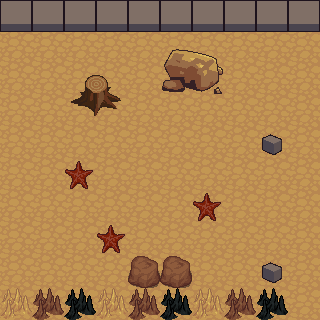

Tiled map render using the project's own tile images. Description and the whole map definition, tile-layer contents included, below:
An orthogonal 10x10 tile map with 32x32 px tiles, 5 tile layers (Tile Layer 1, objects, solid, Tile Layer 4, ...) and 14 objects.

<map version="1.0" tiledversion="1.1.4" orientation="orthogonal" renderorder="right-down" width="10" height="10" tilewidth="32" tileheight="32" infinite="0" nextobjectid="17">
 <tileset firstgid="1" name="terrain" tilewidth="32" tileheight="32" tilecount="1024" columns="32">
  <image source="../tile/terrain.png" width="1024" height="1024" />
 </tileset>
 <layer name="Tile Layer 1" width="10" height="10">
  <data encoding="csv">
113,113,113,113,113,113,113,113,113,113,
113,113,113,113,113,113,113,113,113,113,
113,113,113,113,113,113,113,113,113,113,
113,113,113,113,113,113,113,113,113,113,
113,113,113,113,113,113,113,113,113,113,
113,113,113,113,113,113,113,113,113,113,
113,113,113,113,113,113,113,113,113,113,
113,113,113,113,113,113,113,113,113,113,
113,113,113,113,113,113,113,113,113,113,
113,113,113,113,113,113,113,113,113,113
</data>
 </layer>
 <layer name="objects" width="10" height="10">
  <data encoding="csv">
0,0,0,0,0,0,0,0,0,0,
0,0,0,0,0,0,0,0,0,0,
0,0,0,0,0,0,0,0,0,0,
0,0,0,0,0,0,0,0,0,0,
0,0,0,0,0,0,0,0,0,0,
0,0,459,0,0,0,0,0,0,0,
0,0,0,0,0,0,459,0,0,0,
0,0,0,459,0,0,0,0,0,0,
0,0,0,0,0,0,0,0,0,0,
0,0,0,0,0,0,0,0,0,0
</data>
 </layer>
 <layer name="solid" width="10" height="10">
  <data encoding="csv">
399,399,399,399,399,399,399,399,399,399,
0,0,0,0,0,0,0,0,0,0,
0,0,0,0,0,0,0,0,0,0,
0,0,429,430,0,0,0,0,0,0,
0,0,0,0,0,0,0,0,0,0,
0,0,0,0,0,0,0,0,0,0,
0,0,0,0,0,0,0,0,0,0,
0,0,0,0,0,0,0,0,0,0,
0,0,0,0,0,0,0,0,0,0,
0,0,0,0,0,0,0,0,0,0
</data>
 </layer>
 <layer name="Tile Layer 4" width="10" height="10">
  <data encoding="csv">
0,0,0,0,0,0,0,0,0,0,
0,0,0,0,0,0,0,0,0,0,
0,0,397,398,0,0,0,0,0,0,
0,0,0,0,0,0,0,0,0,0,
0,0,0,0,0,0,0,0,0,0,
0,0,0,0,0,0,0,0,0,0,
0,0,0,0,0,0,0,0,0,0,
0,0,0,0,0,0,0,0,0,0,
0,0,0,0,0,0,0,0,0,0,
0,0,0,0,0,0,0,0,0,0
</data>
 </layer>
 <layer name="Tile Layer 5" width="10" height="10">
  <data encoding="csv">
0,0,0,0,0,0,0,0,0,0,
0,0,0,0,0,699,700,0,0,0,
0,0,0,0,0,731,732,0,0,0,
0,0,0,0,0,0,0,0,0,0,
0,0,0,0,0,0,0,0,750,0,
0,0,0,0,0,0,0,0,0,0,
0,0,0,0,0,0,0,0,0,0,
0,0,0,0,0,0,0,0,0,0,
0,0,0,0,235,235,0,0,750,0,
257,258,259,257,258,259,257,258,259,0
</data>
 </layer>
 <objectgroup name="colission">
  <object id="1" x="76" y="94" width="39" height="16" />
  <object id="2" x="0" y="1" width="320" height="28" />
  <object id="3" x="263" y="137" width="19" height="14" />
  <object id="4" x="262" y="264" width="19" height="16" />
  <object id="5" x="8" y="293" width="274" height="26" />
  <object id="6" x="102" y="231" width="18" height="21" />
  <object id="7" x="70" y="167" width="15" height="20" />
  <object id="8" x="132" y="260" width="23" height="23" />
  <object id="9" x="164" y="260" width="23" height="22" />
  <object id="10" x="199" y="198" width="13" height="20" />
 </objectgroup>
 <objectgroup name="Object Layer 2">
  <object id="12" gid="940" x="151" y="173" width="32" height="32" />
  <object id="13" gid="940" x="254" y="224" width="32" height="32" />
  <object id="14" gid="940" x="5" y="251" width="32" height="32" />
  <object id="15" gid="940" x="13" y="112" width="32" height="32" />
 </objectgroup>
</map>
